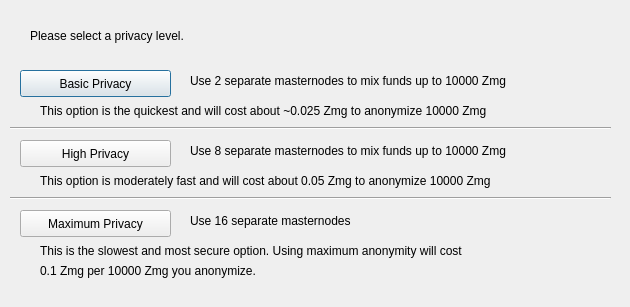
<?xml version="1.0" encoding="UTF-8"?>
<ui version="4.0">
 <class>ObfuscationConfig</class>
 <widget class="QDialog" name="ObfuscationConfig">
  <property name="geometry">
   <rect>
    <x>0</x>
    <y>0</y>
    <width>630</width>
    <height>307</height>
   </rect>
  </property>
  <property name="windowTitle">
   <string>Configure Obfuscation</string>
  </property>
  <widget class="QPushButton" name="buttonBasic">
   <property name="geometry">
    <rect>
     <x>20</x>
     <y>70</y>
     <width>151</width>
     <height>27</height>
    </rect>
   </property>
   <property name="text">
    <string>Basic Privacy</string>
   </property>
  </widget>
  <widget class="QPushButton" name="buttonHigh">
   <property name="geometry">
    <rect>
     <x>20</x>
     <y>140</y>
     <width>151</width>
     <height>27</height>
    </rect>
   </property>
   <property name="text">
    <string>High Privacy</string>
   </property>
  </widget>
  <widget class="QPushButton" name="buttonMax">
   <property name="geometry">
    <rect>
     <x>20</x>
     <y>210</y>
     <width>151</width>
     <height>27</height>
    </rect>
   </property>
   <property name="text">
    <string>Maximum Privacy</string>
   </property>
  </widget>
  <widget class="QLabel" name="label">
   <property name="geometry">
    <rect>
     <x>30</x>
     <y>20</y>
     <width>571</width>
     <height>31</height>
    </rect>
   </property>
   <property name="text">
    <string>Please select a privacy level.</string>
   </property>
  </widget>
  <widget class="QLabel" name="label_2">
   <property name="geometry">
    <rect>
     <x>190</x>
     <y>70</y>
     <width>421</width>
     <height>21</height>
    </rect>
   </property>
   <property name="text">
    <string>Use 2 separate masternodes to mix funds up to 10000 Zmg</string>
   </property>
  </widget>
  <widget class="QLabel" name="label_3">
   <property name="geometry">
    <rect>
     <x>190</x>
     <y>140</y>
     <width>411</width>
     <height>21</height>
    </rect>
   </property>
   <property name="text">
    <string>Use 8 separate masternodes to mix funds up to 10000 Zmg</string>
   </property>
  </widget>
  <widget class="QLabel" name="label_4">
   <property name="geometry">
    <rect>
     <x>190</x>
     <y>210</y>
     <width>421</width>
     <height>21</height>
    </rect>
   </property>
   <property name="text">
    <string>Use 16 separate masternodes</string>
   </property>
  </widget>
  <widget class="QLabel" name="label_6">
   <property name="geometry">
    <rect>
     <x>40</x>
     <y>100</y>
     <width>561</width>
     <height>21</height>
    </rect>
   </property>
   <property name="text">
    <string>This option is the quickest and will cost about ~0.025 Zmg to anonymize 10000 Zmg</string>
   </property>
  </widget>
  <widget class="QLabel" name="label_7">
   <property name="geometry">
    <rect>
     <x>40</x>
     <y>170</y>
     <width>561</width>
     <height>21</height>
    </rect>
   </property>
   <property name="text">
    <string>This option is moderately fast and will cost about 0.05 Zmg to anonymize 10000 Zmg</string>
   </property>
  </widget>
  <widget class="QLabel" name="label_8">
   <property name="geometry">
    <rect>
     <x>40</x>
     <y>240</y>
     <width>561</width>
     <height>21</height>
    </rect>
   </property>
   <property name="text">
    <string>This is the slowest and most secure option. Using maximum anonymity will cost</string>
   </property>
  </widget>
  <widget class="QLabel" name="label_9">
   <property name="geometry">
    <rect>
     <x>40</x>
     <y>260</y>
     <width>561</width>
     <height>21</height>
    </rect>
   </property>
   <property name="text">
    <string>0.1 Zmg per 10000 Zmg you anonymize.</string>
   </property>
  </widget>
  <widget class="Line" name="line">
   <property name="geometry">
    <rect>
     <x>10</x>
     <y>120</y>
     <width>601</width>
     <height>16</height>
    </rect>
   </property>
   <property name="orientation">
    <enum>Qt::Horizontal</enum>
   </property>
  </widget>
  <widget class="Line" name="line_2">
   <property name="geometry">
    <rect>
     <x>10</x>
     <y>190</y>
     <width>601</width>
     <height>16</height>
    </rect>
   </property>
   <property name="orientation">
    <enum>Qt::Horizontal</enum>
   </property>
  </widget>
 </widget>
 <resources/>
 <connections/>
</ui>
